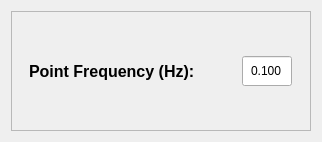
         <widget class="QWidget" name="tabPointEstimate">
          <property name="styleSheet">
           <string notr="true">tabPointEstimate{
	background-color: black;
}</string>
          </property>
          <attribute name="title">
           <string>Point estimate</string>
          </attribute>
          <layout class="QHBoxLayout" name="horizontalLayout">
           <item>
            <widget class="QFrame" name="frame_13">
             <property name="minimumSize">
              <size>
               <width>300</width>
               <height>120</height>
              </size>
             </property>
             <property name="maximumSize">
              <size>
               <width>180</width>
               <height>120</height>
              </size>
             </property>
             <property name="frameShape">
              <enum>QFrame::StyledPanel</enum>
             </property>
             <property name="frameShadow">
              <enum>QFrame::Raised</enum>
             </property>
             <layout class="QHBoxLayout" name="horizontalLayout_5">
              <item>
               <widget class="QLabel" name="label_23">
                <property name="maximumSize">
                 <size>
                  <width>199</width>
                  <height>16777215</height>
                 </size>
                </property>
                <property name="font">
                 <font>
                  <pointsize>12</pointsize>
                  <bold>true</bold>
                 </font>
                </property>
                <property name="text">
                 <string>Point Frequency (Hz):</string>
                </property>
               </widget>
              </item>
              <item>
               <widget class="QLineEdit" name="lineEditPointEstimateFrequency">
                <property name="minimumSize">
                 <size>
                  <width>0</width>
                  <height>30</height>
                 </size>
                </property>
                <property name="maximumSize">
                 <size>
                  <width>50</width>
                  <height>16777215</height>
                 </size>
                </property>
                <property name="font">
                 <font>
                  <bold>false</bold>
                 </font>
                </property>
                <property name="inputMask">
                 <string>0.000</string>
                </property>
                <property name="text">
                 <string>0.100</string>
                </property>
                <property name="alignment">
                 <set>Qt::AlignCenter</set>
                </property>
               </widget>
              </item>
             </layout>
            </widget>
           </item>
          </layout>
         </widget>
